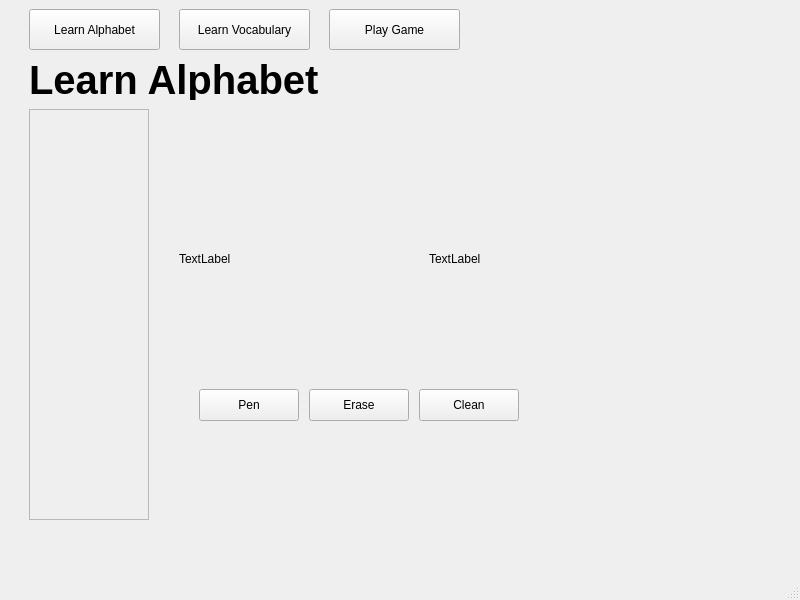
<?xml version="1.0" encoding="UTF-8"?>
<ui version="4.0">
 <class>MainWindow</class>
 <widget class="QMainWindow" name="MainWindow">
  <property name="geometry">
   <rect>
    <x>0</x>
    <y>0</y>
    <width>800</width>
    <height>600</height>
   </rect>
  </property>
  <property name="font">
   <font>
    <family>Arial</family>
   </font>
  </property>
  <property name="windowTitle">
   <string>MainWindow</string>
  </property>
  <widget class="QWidget" name="centralwidget">
   <property name="font">
    <font>
     <family>Arial</family>
    </font>
   </property>
   <widget class="QStackedWidget" name="stackedWidget">
    <property name="geometry">
     <rect>
      <x>-1</x>
      <y>-1</y>
      <width>801</width>
      <height>551</height>
     </rect>
    </property>
    <property name="font">
     <font>
      <family>Arial</family>
     </font>
    </property>
    <property name="currentIndex">
     <number>0</number>
    </property>
    <widget class="QWidget" name="alphabet">
     <property name="font">
      <font>
       <family>Arial</family>
      </font>
     </property>
     <widget class="QLabel" name="alphabet_label">
      <property name="geometry">
       <rect>
        <x>30</x>
        <y>60</y>
        <width>291</width>
        <height>41</height>
       </rect>
      </property>
      <property name="font">
       <font>
        <family>Arial</family>
        <pointsize>30</pointsize>
        <bold>true</bold>
       </font>
      </property>
      <property name="text">
       <string>Learn Alphabet</string>
      </property>
     </widget>
     <widget class="QPushButton" name="alphabet_navBtn2">
      <property name="geometry">
       <rect>
        <x>180</x>
        <y>10</y>
        <width>131</width>
        <height>41</height>
       </rect>
      </property>
      <property name="font">
       <font>
        <family>Arial</family>
       </font>
      </property>
      <property name="text">
       <string>Learn Vocabulary</string>
      </property>
     </widget>
     <widget class="QPushButton" name="alphabet_navBtn1">
      <property name="geometry">
       <rect>
        <x>30</x>
        <y>10</y>
        <width>131</width>
        <height>41</height>
       </rect>
      </property>
      <property name="font">
       <font>
        <family>Arial</family>
       </font>
      </property>
      <property name="text">
       <string>Learn Alphabet</string>
      </property>
     </widget>
     <widget class="QPushButton" name="alphabet_navBtn3">
      <property name="geometry">
       <rect>
        <x>330</x>
        <y>10</y>
        <width>131</width>
        <height>41</height>
       </rect>
      </property>
      <property name="font">
       <font>
        <family>Arial</family>
       </font>
      </property>
      <property name="text">
       <string>Play Game</string>
      </property>
     </widget>
     <widget class="QScrollArea" name="alphabet_scrollArea">
      <property name="geometry">
       <rect>
        <x>30</x>
        <y>110</y>
        <width>120</width>
        <height>411</height>
       </rect>
      </property>
      <property name="font">
       <font>
        <family>Arial</family>
       </font>
      </property>
      <property name="widgetResizable">
       <bool>true</bool>
      </property>
      <widget class="QWidget" name="scrollAreaWidgetContents_2">
       <property name="geometry">
        <rect>
         <x>0</x>
         <y>0</y>
         <width>118</width>
         <height>409</height>
        </rect>
       </property>
      </widget>
     </widget>
     <widget class="QLabel" name="alphabet_canvas">
      <property name="geometry">
       <rect>
        <x>180</x>
        <y>160</y>
        <width>200</width>
        <height>200</height>
       </rect>
      </property>
      <property name="font">
       <font>
        <family>Arial</family>
       </font>
      </property>
      <property name="text">
       <string>TextLabel</string>
      </property>
     </widget>
     <widget class="QLabel" name="alphabet_ref">
      <property name="geometry">
       <rect>
        <x>430</x>
        <y>160</y>
        <width>200</width>
        <height>200</height>
       </rect>
      </property>
      <property name="font">
       <font>
        <family>Arial</family>
       </font>
      </property>
      <property name="text">
       <string>TextLabel</string>
      </property>
     </widget>
     <widget class="QPushButton" name="alphabet_penButton">
      <property name="geometry">
       <rect>
        <x>200</x>
        <y>390</y>
        <width>100</width>
        <height>32</height>
       </rect>
      </property>
      <property name="font">
       <font>
        <family>Arial</family>
       </font>
      </property>
      <property name="text">
       <string>Pen</string>
      </property>
     </widget>
     <widget class="QPushButton" name="alphabet_eraserButton">
      <property name="geometry">
       <rect>
        <x>310</x>
        <y>390</y>
        <width>100</width>
        <height>32</height>
       </rect>
      </property>
      <property name="font">
       <font>
        <family>Arial</family>
       </font>
      </property>
      <property name="text">
       <string>Erase</string>
      </property>
     </widget>
     <widget class="QPushButton" name="alphabet_cleanButton">
      <property name="geometry">
       <rect>
        <x>420</x>
        <y>390</y>
        <width>100</width>
        <height>32</height>
       </rect>
      </property>
      <property name="font">
       <font>
        <family>Arial</family>
       </font>
      </property>
      <property name="text">
       <string>Clean</string>
      </property>
     </widget>
    </widget>
    <widget class="QWidget" name="vocabulary">
     <property name="font">
      <font>
       <family>Arial</family>
      </font>
     </property>
     <widget class="QPushButton" name="vocabulary_navBtn1">
      <property name="geometry">
       <rect>
        <x>30</x>
        <y>10</y>
        <width>131</width>
        <height>41</height>
       </rect>
      </property>
      <property name="font">
       <font>
        <family>Arial</family>
       </font>
      </property>
      <property name="text">
       <string>Learn Alphabet</string>
      </property>
     </widget>
     <widget class="QPushButton" name="vocabulary_navBtn3">
      <property name="geometry">
       <rect>
        <x>330</x>
        <y>10</y>
        <width>131</width>
        <height>41</height>
       </rect>
      </property>
      <property name="font">
       <font>
        <family>Arial</family>
       </font>
      </property>
      <property name="text">
       <string>Play Game</string>
      </property>
     </widget>
     <widget class="QPushButton" name="vocabulary_navBtn2">
      <property name="geometry">
       <rect>
        <x>180</x>
        <y>10</y>
        <width>131</width>
        <height>41</height>
       </rect>
      </property>
      <property name="font">
       <font>
        <family>Arial</family>
       </font>
      </property>
      <property name="text">
       <string>Learn Vocabulary</string>
      </property>
     </widget>
     <widget class="QLabel" name="vocabulary_label">
      <property name="geometry">
       <rect>
        <x>30</x>
        <y>60</y>
        <width>341</width>
        <height>41</height>
       </rect>
      </property>
      <property name="font">
       <font>
        <family>Arial</family>
        <pointsize>30</pointsize>
        <bold>true</bold>
       </font>
      </property>
      <property name="text">
       <string>Learn Vocabulary</string>
      </property>
     </widget>
     <widget class="QLabel" name="word">
      <property name="geometry">
       <rect>
        <x>10</x>
        <y>170</y>
        <width>221</width>
        <height>91</height>
       </rect>
      </property>
      <property name="font">
       <font>
        <family>Arial</family>
        <pointsize>80</pointsize>
       </font>
      </property>
      <property name="text">
       <string>사람</string>
      </property>
     </widget>
     <widget class="QLabel" name="pronunciation">
      <property name="geometry">
       <rect>
        <x>250</x>
        <y>150</y>
        <width>121</width>
        <height>31</height>
       </rect>
      </property>
      <property name="font">
       <font>
        <family>Arial</family>
        <pointsize>18</pointsize>
       </font>
      </property>
      <property name="text">
       <string>saram</string>
      </property>
     </widget>
     <widget class="QLabel" name="definition">
      <property name="geometry">
       <rect>
        <x>250</x>
        <y>190</y>
        <width>151</width>
        <height>41</height>
       </rect>
      </property>
      <property name="font">
       <font>
        <family>Arial</family>
        <pointsize>18</pointsize>
       </font>
      </property>
      <property name="text">
       <string>person</string>
      </property>
     </widget>
     <widget class="QLabel" name="sentence">
      <property name="geometry">
       <rect>
        <x>30</x>
        <y>290</y>
        <width>271</width>
        <height>21</height>
       </rect>
      </property>
      <property name="font">
       <font>
        <family>Arial</family>
        <pointsize>14</pointsize>
       </font>
      </property>
      <property name="text">
       <string>나는 좋아하는 사람이 있다.</string>
      </property>
     </widget>
     <widget class="QLabel" name="translation">
      <property name="geometry">
       <rect>
        <x>30</x>
        <y>320</y>
        <width>291</width>
        <height>31</height>
       </rect>
      </property>
      <property name="font">
       <font>
        <family>Arial</family>
        <pointsize>14</pointsize>
       </font>
      </property>
      <property name="text">
       <string>I have a person I like.</string>
      </property>
     </widget>
     <widget class="QPushButton" name="new_btn">
      <property name="geometry">
       <rect>
        <x>40</x>
        <y>420</y>
        <width>100</width>
        <height>32</height>
       </rect>
      </property>
      <property name="font">
       <font>
        <family>Arial</family>
       </font>
      </property>
      <property name="text">
       <string>New Word</string>
      </property>
     </widget>
     <widget class="QPushButton" name="add_btn">
      <property name="geometry">
       <rect>
        <x>30</x>
        <y>460</y>
        <width>121</width>
        <height>32</height>
       </rect>
      </property>
      <property name="font">
       <font>
        <family>Arial</family>
       </font>
      </property>
      <property name="text">
       <string>Add to Game</string>
      </property>
     </widget>
     <widget class="QScrollArea" name="scrollArea">
      <property name="geometry">
       <rect>
        <x>330</x>
        <y>240</y>
        <width>451</width>
        <height>181</height>
       </rect>
      </property>
      <property name="maximumSize">
       <size>
        <width>16777215</width>
        <height>16777215</height>
       </size>
      </property>
      <property name="font">
       <font>
        <family>Arial</family>
       </font>
      </property>
      <property name="widgetResizable">
       <bool>true</bool>
      </property>
      <widget class="QWidget" name="scrollAreaWidgetContents">
       <property name="geometry">
        <rect>
         <x>0</x>
         <y>0</y>
         <width>449</width>
         <height>179</height>
        </rect>
       </property>
      </widget>
     </widget>
     <widget class="QPushButton" name="help_btn">
      <property name="geometry">
       <rect>
        <x>750</x>
        <y>490</y>
        <width>31</width>
        <height>41</height>
       </rect>
      </property>
      <property name="font">
       <font>
        <family>Arial</family>
        <pointsize>20</pointsize>
       </font>
      </property>
      <property name="text">
       <string>?</string>
      </property>
     </widget>
     <widget class="QLabel" name="writing_info">
      <property name="geometry">
       <rect>
        <x>480</x>
        <y>440</y>
        <width>151</width>
        <height>20</height>
       </rect>
      </property>
      <property name="font">
       <font>
        <family>Arial</family>
        <pointsize>10</pointsize>
       </font>
      </property>
      <property name="text">
       <string>Practice Writing Here!</string>
      </property>
     </widget>
     <widget class="QPushButton" name="penButton">
      <property name="geometry">
       <rect>
        <x>510</x>
        <y>160</y>
        <width>61</width>
        <height>32</height>
       </rect>
      </property>
      <property name="font">
       <font>
        <family>Arial</family>
       </font>
      </property>
      <property name="text">
       <string>Pen</string>
      </property>
     </widget>
     <widget class="QPushButton" name="eraserButton">
      <property name="geometry">
       <rect>
        <x>610</x>
        <y>160</y>
        <width>81</width>
        <height>32</height>
       </rect>
      </property>
      <property name="font">
       <font>
        <family>Arial</family>
       </font>
      </property>
      <property name="text">
       <string>Eraser</string>
      </property>
     </widget>
     <widget class="QPushButton" name="clearButton">
      <property name="geometry">
       <rect>
        <x>720</x>
        <y>160</y>
        <width>61</width>
        <height>32</height>
       </rect>
      </property>
      <property name="font">
       <font>
        <family>Arial</family>
       </font>
      </property>
      <property name="text">
       <string>Clear</string>
      </property>
     </widget>
    </widget>
    <widget class="QWidget" name="game">
     <property name="font">
      <font>
       <family>Arial</family>
      </font>
     </property>
     <widget class="QLabel" name="game_label">
      <property name="geometry">
       <rect>
        <x>30</x>
        <y>60</y>
        <width>221</width>
        <height>41</height>
       </rect>
      </property>
      <property name="font">
       <font>
        <family>Arial</family>
        <pointsize>30</pointsize>
        <bold>true</bold>
       </font>
      </property>
      <property name="text">
       <string>Play Game</string>
      </property>
     </widget>
     <widget class="QPushButton" name="game_navBtn1">
      <property name="geometry">
       <rect>
        <x>30</x>
        <y>10</y>
        <width>131</width>
        <height>41</height>
       </rect>
      </property>
      <property name="font">
       <font>
        <family>Arial</family>
       </font>
      </property>
      <property name="text">
       <string>Learn Alphabet</string>
      </property>
     </widget>
     <widget class="QPushButton" name="game_navBtn3">
      <property name="geometry">
       <rect>
        <x>330</x>
        <y>10</y>
        <width>131</width>
        <height>41</height>
       </rect>
      </property>
      <property name="font">
       <font>
        <family>Arial</family>
       </font>
      </property>
      <property name="text">
       <string>Play Game</string>
      </property>
     </widget>
     <widget class="QPushButton" name="game_navBtn2">
      <property name="geometry">
       <rect>
        <x>180</x>
        <y>10</y>
        <width>131</width>
        <height>41</height>
       </rect>
      </property>
      <property name="font">
       <font>
        <family>Arial</family>
       </font>
      </property>
      <property name="text">
       <string>Learn Vocabulary</string>
      </property>
     </widget>
     <widget class="QLabel" name="game_canvas">
      <property name="geometry">
       <rect>
        <x>30</x>
        <y>160</y>
        <width>461</width>
        <height>351</height>
       </rect>
      </property>
      <property name="font">
       <font>
        <family>Arial</family>
       </font>
      </property>
      <property name="text">
       <string/>
      </property>
     </widget>
     <widget class="QLabel" name="level_label">
      <property name="geometry">
       <rect>
        <x>530</x>
        <y>160</y>
        <width>131</width>
        <height>31</height>
       </rect>
      </property>
      <property name="font">
       <font>
        <family>Arial</family>
        <pointsize>28</pointsize>
       </font>
      </property>
      <property name="text">
       <string>Level: 1</string>
      </property>
     </widget>
     <widget class="QLabel" name="display_word">
      <property name="geometry">
       <rect>
        <x>530</x>
        <y>200</y>
        <width>141</width>
        <height>31</height>
       </rect>
      </property>
      <property name="font">
       <font>
        <family>Arial</family>
        <pointsize>18</pointsize>
       </font>
      </property>
      <property name="text">
       <string>word means:</string>
      </property>
     </widget>
     <widget class="QTextEdit" name="input">
      <property name="geometry">
       <rect>
        <x>530</x>
        <y>250</y>
        <width>141</width>
        <height>51</height>
       </rect>
      </property>
      <property name="font">
       <font>
        <family>Arial</family>
       </font>
      </property>
     </widget>
     <widget class="QPushButton" name="userInput_btn">
      <property name="geometry">
       <rect>
        <x>530</x>
        <y>320</y>
        <width>100</width>
        <height>32</height>
       </rect>
      </property>
      <property name="font">
       <font>
        <family>Arial</family>
       </font>
      </property>
      <property name="text">
       <string>Check Input</string>
      </property>
     </widget>
     <widget class="QPushButton" name="start_button">
      <property name="geometry">
       <rect>
        <x>520</x>
        <y>160</y>
        <width>231</width>
        <height>321</height>
       </rect>
      </property>
      <property name="font">
       <font>
        <family>Arial</family>
       </font>
      </property>
      <property name="text">
       <string>Press to Start</string>
      </property>
     </widget>
    </widget>
   </widget>
  </widget>
  <widget class="QMenuBar" name="menubar">
   <property name="geometry">
    <rect>
     <x>0</x>
     <y>0</y>
     <width>800</width>
     <height>20</height>
    </rect>
   </property>
   <property name="font">
    <font>
     <family>Arial</family>
    </font>
   </property>
  </widget>
  <widget class="QStatusBar" name="statusbar">
   <property name="font">
    <font>
     <family>Arial</family>
    </font>
   </property>
  </widget>
 </widget>
 <resources/>
 <connections/>
</ui>
